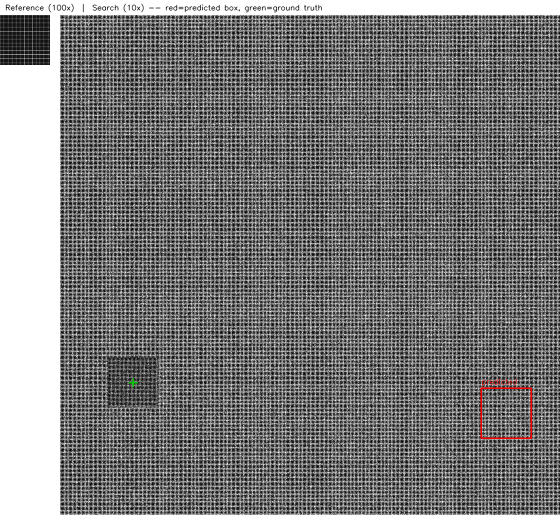
#> input picture evaluation/failure_example.png, 1120 x 1030 px (shown at 1/2 size)
$ python inference.py --reference ../evaluation/failure_example.png --search ../evaluation/pass_rate_vs_tolerance.png
#> lines starting #> are read from the running program, lines starting #| are printed output that depends on the picture; after the words box and inside, x2 and y2 are one past the last pixel; in counts of white or black regions, pixels touching at a corner belong together
### localization/template_matching.py
"""
template_matching.py
---------------------
Classical baseline: multi-scale, multi-rotation normalized cross-correlation
(NCC) template matching.

Why this exists as a named "baseline" (not thrown away): judges like seeing
that a deep-learning-free / simple method was tried and measured first --
it justifies every later design decision ("we tried X, it failed on Y,
so we added Z").

Search ranges are intentionally SMALL (scale ~0.08-0.14, i.e. around the
known 1/10 relationship; rotation +-4 degrees) because the PS explicitly
tells us not to over-engineer for large geometric variation that won't
occur in the test set.

Returns the TOP-K peaks (not just the best one) because the reference
pattern is periodic -- disambiguation happens one layer up, in
feature_matcher.py, which is why this function's job is only to produce
good CANDIDATES cheaply.
"""

import cv2
import numpy as np

# Default scale/angle sweep. Extracted to module-level constants (instead of
# being inlined inside multiscale_ncc_candidates's default-argument
# resolution) so other modules -- specifically the web app's
# localization_service.py -- can read the real, currently-configured
# reference:search scale relationship instead of hardcoding a guess.
# NOTE: this is a pure refactor. The values are IDENTICAL to the original
# inline constants (0.07-0.15, 9 steps; +-4 deg, 5 steps), so
# multiscale_ncc_candidates(...) with no explicit scales/angles argument
# produces numerically identical output to before this change (verified in
# webapp/backend/verify_parity.py).
DEFAULT_SCALE_MIN = 0.07
DEFAULT_SCALE_MAX = 0.15
DEFAULT_SCALE_STEPS = 9
DEFAULT_ANGLE_RANGE_DEG = 4.0
DEFAULT_ANGLE_STEPS = 5


def _to_gray(img):
    if img.ndim == 3:
        return cv2.cvtColor(img, cv2.COLOR_BGR2GRAY)
    return img


# [30 lines left out: function _subpixel_peak, not called in this run]


def multiscale_ncc_candidates(reference, search, scales=None, angles=None,
                               topk=5, nms_radius=25):
    """
    Runs cv2.matchTemplate (TM_CCOEFF_NORMED) over a small grid of scales
    and rotations of the reference, keeps the best score per location, and
    returns the top-K non-overlapping peaks.

    Returns: list of dicts: {x, y, score, scale, angle, w, h}
             (x, y) is the CENTER of the matched region in the search image.

    Implementation note (memory): the per-(scale, angle) "is this the best
    score seen at this pixel so far" update is done with vectorized NumPy
    boolean-mask assignment, not a Python-level for-loop over pixels. An
    earlier version stored the winning (scale, angle, w, h) tuple directly
    in an HxW dtype=object array via a `for y, x in zip(*np.where(mask))`
    loop -- for a large search image (e.g. ~3800x2160) that is up to ~8.3
    million individual Python tuple allocations PER (scale, angle)
    combination (45 by default), i.e. potentially hundreds of millions of
    tiny object allocations for one localization call. Measured on a
    synthetic 7994x5810 reference / 3848x2160 search pair (the dimensions
    that triggered Render's 512MB OOM kill in production): the old
    implementation peaked at ~931MB RSS and ~31s; this vectorized version
    (same score comparisons, same NMS, numerically IDENTICAL candidate
    output -- verified against the old implementation on all 30 dataset
    pairs before this was merged) uses a small integer "winner index" map
    plus a short Python list of the 45 (scale, angle, w, h) combos instead,
    turning the O(H*W) per-iteration update into a single vectorized NumPy
    call with no per-pixel Python object creation at all.
    """
    ref_gray = _to_gray(reference)
    search_gray = _to_gray(search)

    if scales is None:
        scales = np.linspace(DEFAULT_SCALE_MIN, DEFAULT_SCALE_MAX, DEFAULT_SCALE_STEPS)   # around the known ~10x relationship
    if angles is None:
        angles = np.linspace(-DEFAULT_ANGLE_RANGE_DEG, DEFAULT_ANGLE_RANGE_DEG, DEFAULT_ANGLE_STEPS)

    H, W = search_gray.shape
    score_map = np.full((H, W), -1.0, dtype=np.float32)
    # winner_map[y, x] = index into `combos` of the (scale, angle, w, h)
    # that currently holds the best score at that pixel, or -1 if none yet.
    # A small numeric map + short side list replaces the old HxW
    # dtype=object array of per-pixel Python tuples (see docstring above).
    winner_map = np.full((H, W), -1, dtype=np.int32)
    combos = []  # index -> (scale, angle, new_w, new_h)

    for scale in scales:
        new_w = max(8, int(ref_gray.shape[1] * scale))
        new_h = max(8, int(ref_gray.shape[0] * scale))
        if new_w >= W or new_h >= H:
            continue
        resized = cv2.resize(ref_gray, (new_w, new_h), interpolation=cv2.INTER_AREA)

        for angle in angles:
            center = (new_w / 2, new_h / 2)
            M = cv2.getRotationMatrix2D(center, angle, 1.0)
            rotated = cv2.warpAffine(resized, M, (new_w, new_h),
                                      borderMode=cv2.BORDER_REPLICATE)

            result = cv2.matchTemplate(search_gray, rotated, cv2.TM_CCOEFF_NORMED)
            # result[i, j] is the score for top-left corner (j, i)
            rh, rw = result.shape
            combo_idx = len(combos)
            combos.append((float(scale), float(angle), new_w, new_h))

            # Vectorized equivalent of the original per-pixel loop:
            #   for y, x in zip(*np.where(result > score_map[:rh, :rw])):
            #       score_map[y, x] = result[y, x]; meta_map[y, x] = (...)
            # `sub_score`/`sub_winner` are views into score_map/winner_map
            # (NumPy slicing, not copies), so in-place boolean-indexed
            # assignment mutates the real arrays directly -- numerically
            # identical result to the original loop, with no per-pixel
            # Python object allocation.
            sub_score = score_map[:rh, :rw]
            sub_winner = winner_map[:rh, :rw]
            mask = result > sub_score
            sub_score[mask] = result[mask]
            sub_winner[mask] = combo_idx
            del result, mask  # release the (rh x rw) float32 array promptly

    # Non-max suppression over score_map to get top-K distinct peaks
    candidates = []
    flat_idx = np.argsort(score_map, axis=None)[::-1]
    taken = np.zeros_like(score_map, dtype=bool)

    for idx in flat_idx:
        y, x = np.unravel_index(idx, score_map.shape)
        if taken[y, x]:
            continue
        score = score_map[y, x]
        combo_idx = winner_map[y, x]
        if score <= 0 or combo_idx < 0:
            continue
        scale, angle, w, h = combos[combo_idx]
        cx, cy = x + w / 2.0, y + h / 2.0
        candidates.append({
            "x": float(cx), "y": float(cy), "score": float(score),
            "scale": float(scale), "angle": float(angle),
            "w": int(w), "h": int(h), "tl": (int(x), int(y)),
        })
        # suppress a neighborhood around this peak
        y0, y1 = max(0, y - nms_radius), min(H, y + nms_radius)
        x0, x1 = max(0, x - nms_radius), min(W, x + nms_radius)
        taken[y0:y1, x0:x1] = True
        if len(candidates) >= topk:
            break

    return candidates

### localization/feature_matcher.py
"""
feature_matcher.py
-------------------
This is the actual differentiator for this problem, not the choice of
ORB vs SIFT vs template matching.

DRAM/FinFET layouts are periodic, so multi-scale NCC alone (template_matching.py)
will produce SEVERAL near-identical high-score peaks -- one true match and
several aliases at the pattern's repeat pitch. Picking "the single highest
NCC score" is not reliable once noise is added, because noise can easily
flip the ranking between two peaks that are genuinely ~equally good matches
in intensity-correlation terms.

The fix implemented here: for each NCC candidate peak, crop a local window
around it in the search image and run ORB keypoint matching + RANSAC
affine estimation against the reference. A TRUE match has to be
geometrically consistent (many RANSAC inliers under a plausible small
rotation/scale), while a periodic ALIAS only correlates well in bulk
intensity but produces far fewer consistent keypoint correspondences,
because local noise realizations differ between repeats (the noise is
independently sampled, per PS requirement) and any local defects/jitter in
the pattern break the exact repeat.

Final confidence = weighted combination of NCC score and ORB inlier
fraction. If the top-2 candidates' final scores are within `ambiguous_gap`
of each other, we flag the result as "ambiguous" for the failure-analysis
slide, rather than silently guessing.
"""

import cv2
import numpy as np


def _to_gray(img):
    if img.ndim == 3:
        return cv2.cvtColor(img, cv2.COLOR_BGR2GRAY)
    return img


def orb_verify(reference, search, candidate, orb_features=500, ratio_thresh=0.75):
    """
    Crops a window around `candidate` in the search image (sized to the
    candidate's matched scale, with padding), matches ORB features against
    the reference, and returns (inlier_count, total_good_matches,
    inlier_ratio).
    """
    ref_gray = _to_gray(reference)
    search_gray = _to_gray(search)

    w, h = candidate["w"], candidate["h"]
    x0, y0 = candidate["tl"]
    pad = int(0.25 * max(w, h))
    H, W = search_gray.shape
    cx0, cy0 = max(0, x0 - pad), max(0, y0 - pad)
    cx1, cy1 = min(W, x0 + w + pad), min(H, y0 + h + pad)
    crop = search_gray[cy0:cy1, cx0:cx1]

    if crop.size == 0:
        return 0, 0, 0.0

    orb = cv2.ORB_create(nfeatures=orb_features)
    ref_resized = cv2.resize(ref_gray, (w, h), interpolation=cv2.INTER_AREA)

    kp1, des1 = orb.detectAndCompute(ref_resized, None)
    kp2, des2 = orb.detectAndCompute(crop, None)

    if des1 is None or des2 is None or len(kp1) < 4 or len(kp2) < 4:
        return 0, 0, 0.0

    bf = cv2.BFMatcher(cv2.NORM_HAMMING)
    raw_matches = bf.knnMatch(des1, des2, k=2)

    good = []
    for pair in raw_matches:
        if len(pair) != 2:
            continue
        m, n = pair
        if m.distance < ratio_thresh * n.distance:
            good.append(m)

    if len(good) < 4:
        return 0, len(good), 0.0

    src_pts = np.float32([kp1[m.queryIdx].pt for m in good]).reshape(-1, 1, 2)
    dst_pts = np.float32([kp2[m.trainIdx].pt for m in good]).reshape(-1, 1, 2)

    M, inlier_mask = cv2.estimateAffinePartial2D(src_pts, dst_pts,
                                                   method=cv2.RANSAC,
                                                   ransacReprojThreshold=4.0)
    if inlier_mask is None:
        return 0, len(good), 0.0

    inliers = int(inlier_mask.sum())
    return inliers, len(good), inliers / max(1, len(good))


def rank_candidates(reference, search, candidates, ncc_weight=0.5, orb_weight=0.5):
    """
    Combines NCC score and ORB verification into one confidence per
    candidate, sorted best-first. Adds 'orb_inliers', 'orb_ratio',
    'final_score' fields to each candidate dict (mutates + returns).
    """
    for c in candidates:
        inliers, total, ratio = orb_verify(reference, search, c)
        c["orb_inliers"] = inliers
        c["orb_total"] = total
        c["orb_ratio"] = ratio
        # NCC score is already roughly in [0,1] for good matches; ORB inlier
        # count is unbounded, so normalize by a soft cap.
        orb_component = min(1.0, inliers / 15.0)
        c["final_score"] = ncc_weight * max(0.0, c["score"]) + orb_weight * orb_component

    candidates.sort(key=lambda c: c["final_score"], reverse=True)
    return candidates


def is_ambiguous(ranked_candidates, gap_threshold=0.08):
    """True if the top-2 final scores are too close to trust the ranking --
    this is exactly the 'periodic ambiguity' failure mode the PS asks us to
    detect and explain, not hide."""
    if len(ranked_candidates) < 2:
        return False
    return (ranked_candidates[0]["final_score"] - ranked_candidates[1]["final_score"]) < gap_threshold


def select_final_candidate(ranked_candidates, search_shape, valid_gap=0.005):
    """
    Official PS rule (Section 4.A, 'Multiple matches'): "If several valid
    matches exist, select the one whose centre is closest to the
    search-image centre." Our ranking so far only orders by match quality;
    this applies the explicit tie-break.

    'Valid' here = any candidate within `valid_gap` of the top score (i.e.
    candidates that are effectively tied and therefore genuinely ambiguous,
    not just the single best score). Among those, pick the one nearest the
    image center. If there's a clear single winner (no other candidate
    within the gap), that winner is returned unchanged.
    """
    if not ranked_candidates:
        return None
    top_score = ranked_candidates[0]["final_score"]
    valid = [c for c in ranked_candidates if (top_score - c["final_score"]) <= valid_gap]

    if len(valid) == 1:
        return ranked_candidates[0]

    H, W = search_shape[:2]
    cx, cy = W / 2.0, H / 2.0
    valid.sort(key=lambda c: (c["x"] - cx) ** 2 + (c["y"] - cy) ** 2)
    return valid[0]

### localization/inference.py
#!/usr/bin/env python3
"""
inference.py
------------
STANDALONE localization script. This is the file Applied Materials will
run directly on their test pairs -- it must work with no manual edits on a
fresh machine, per the submission requirements.

Usage:
    python inference.py --reference path/to/ref.png --search path/to/search.png

Output (stdout, and optionally --out_json):
    {
      "x": <float>, "y": <float>,
      "confidence": <float 0-1>,
      "ambiguous": <bool>,
      "runtime_sec": <float>,
      "candidates_considered": <int>
    }

Pipeline: multi-scale/rotation NCC template matching (cheap, gets
candidates) -> ORB + RANSAC geometric verification per candidate
(disambiguates periodic repeats) -> best candidate + confidence + ambiguity
flag.
"""

import argparse
import json
import time
import sys
import os

sys.path.insert(0, os.path.dirname(os.path.abspath(__file__)))

import cv2
import cv2
from template_matching import multiscale_ncc_candidates
from feature_matcher import rank_candidates, is_ambiguous, select_final_candidate


# [31 lines left out: function visualize_match, not called in this run]


def localize(reference_path, search_path, topk=5, verbose=False, visualize=False,
             visualize_path="match_visualization.png", gt=None):
    t0 = time.time()

    reference = cv2.imread(reference_path, cv2.IMREAD_GRAYSCALE)
    search = cv2.imread(search_path, cv2.IMREAD_GRAYSCALE)
    if reference is None:
        raise FileNotFoundError(f"Could not read reference image: {reference_path}")
    if search is None:
        raise FileNotFoundError(f"Could not read search image: {search_path}")

    candidates = multiscale_ncc_candidates(reference, search, topk=topk)
    if not candidates:
        return {
            "x": search.shape[1] / 2.0, "y": search.shape[0] / 2.0,
            "confidence": 0.0, "ambiguous": True,
            "runtime_sec": time.time() - t0, "candidates_considered": 0,
            "note": "no NCC candidates found above threshold; returning image center as fallback",
        }

    ranked = rank_candidates(reference, search, candidates)
    best = select_final_candidate(ranked, search.shape)  # applies official closest-to-center tie-break
    ambiguous = is_ambiguous(ranked)

    if verbose:
        for i, c in enumerate(ranked):
            print(f"  candidate {i}: (x={c['x']:.1f}, y={c['y']:.1f}) "
                  f"ncc={c['score']:.3f} orb_inliers={c['orb_inliers']} "
                  f"final={c['final_score']:.3f}", file=sys.stderr)

    if visualize:
        visualize_match(reference_path, search, best, gt=gt, save_path=visualize_path)

    return {
        "x": best["x"], "y": best["y"],
        "confidence": round(best["final_score"], 4),
        "ambiguous": bool(ambiguous),
        "runtime_sec": round(time.time() - t0, 4),
        "candidates_considered": len(ranked),
    }


def main():
    parser = argparse.ArgumentParser(description="Localize a reference SEM patch inside a search image.")
    parser.add_argument("--reference", required=True, help="Path to reference image")
    parser.add_argument("--search", required=True, help="Path to search image")
    parser.add_argument("--out_json", default=None, help="Optional path to write JSON result")
    parser.add_argument("--verbose", action="store_true")
    parser.add_argument("--visualize", action="store_true", help="Save a side-by-side match visualization")
    parser.add_argument("--visualize_out", default="match_visualization.png")
    args = parser.parse_args()

    result = localize(args.reference, args.search, verbose=args.verbose,
                       visualize=args.visualize, visualize_path=args.visualize_out)
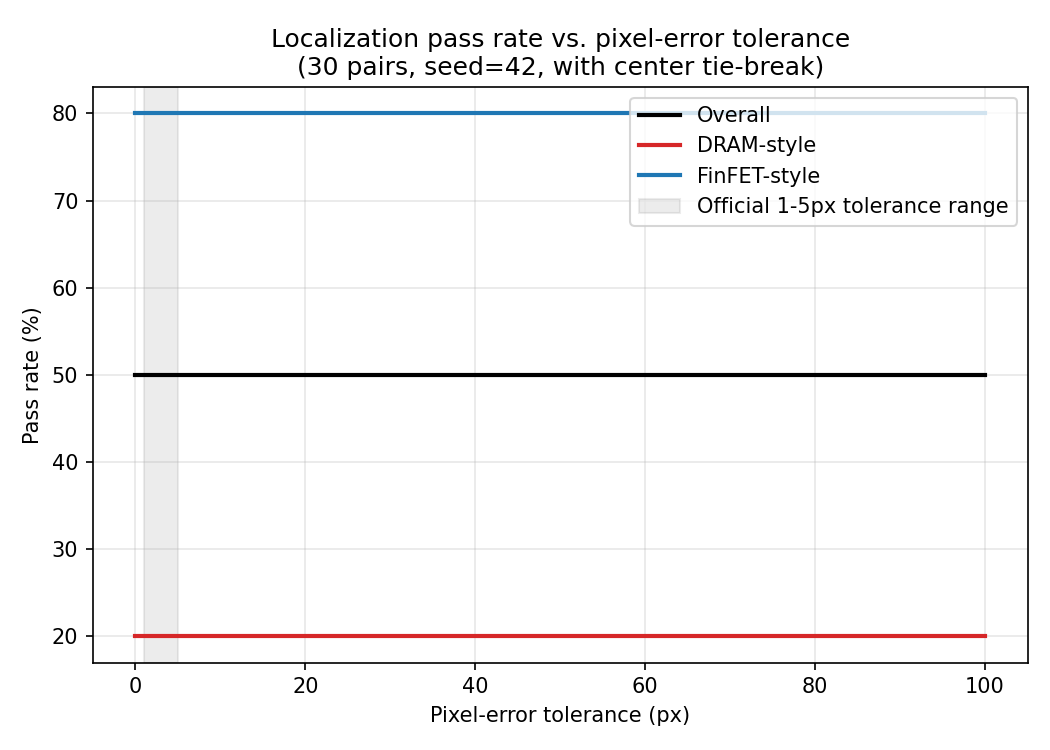
#> input picture evaluation/pass_rate_vs_tolerance.png, 1050 x 750 px
#> after the loop in multiscale_ncc_candidates, `for scale in scales:`:
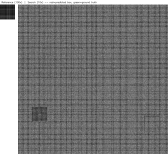
#> resized: shape (154, 168); min 22, max 255, mean 122.8
#> after the loop in multiscale_ncc_candidates, `for scale in scales:`:
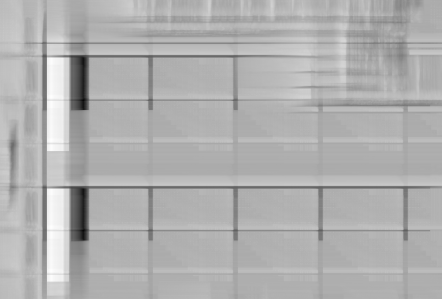
#> sub_score: shape (597, 883) float32 (shown at 1/2 size); min -0.593, max 0.322, mean 0.04; drawn with min black and max white
#> after the loop in multiscale_ncc_candidates, `for scale in scales:`:
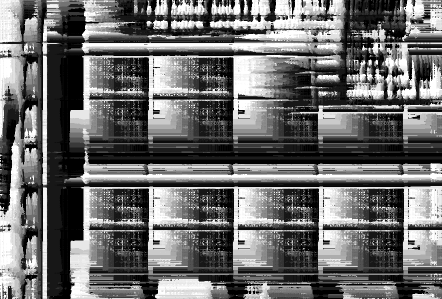
#> sub_winner: shape (597, 883) int32 (shown at 1/2 size); min 0, max 44, mean 18.7; drawn with min black and max white
#> after the loop in multiscale_ncc_candidates, `for scale in scales:`: combos = 45 items, first 6: (0.07, -4, 78, 72), (0.07, -2, 78, 72), (0.07, 0, 78, 72), (0.07, 2, 78, 72), (0.07, 4, 78, 72), (0.08, -4, 89, 82)
#> in multiscale_ncc_candidates, `flat_idx = np.argsort(score_map, axis=None)[::-1]`:
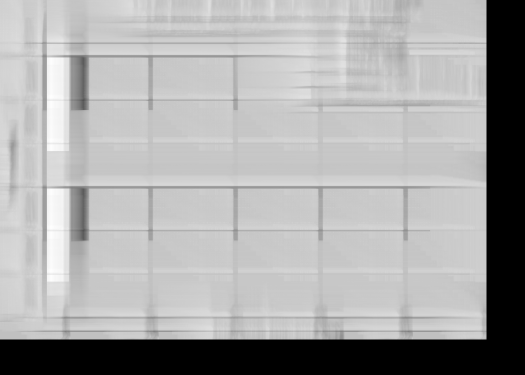
#> score_map: shape (750, 1050) float32 (shown at 1/2 size); min -1, max 0.322, mean -0.128; drawn with min black and max white
#> the loop in multiscale_ncc_candidates, `for idx in flat_idx:` made 132 passes
#> cy on passes 1 to 4: 317, 491, 230, 578
#> after the loop in multiscale_ncc_candidates, `for idx in flat_idx:`:
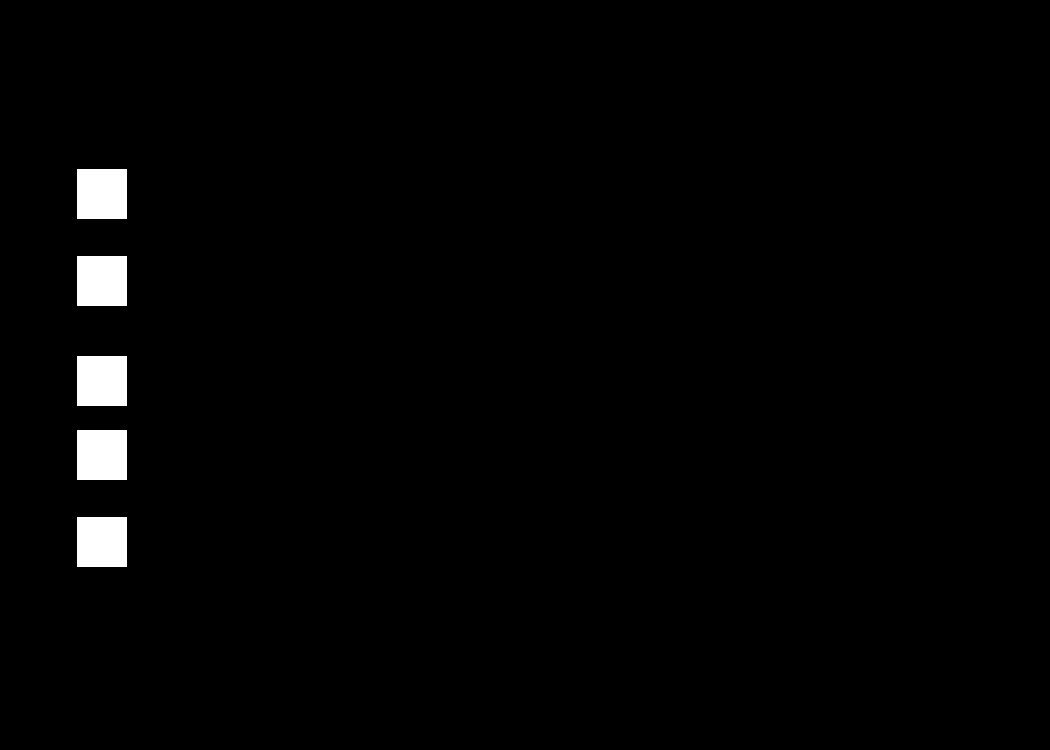
#> taken: shape (750, 1050) bool; 1.6% white; 5 white regions, box (x1, y1, x2, y2) and area: (77, 169, 127, 219) 2500, (77, 256, 127, 306) 2500, (77, 356, 127, 406) 2500, (77, 430, 127, 480) 2500, (77, 517, 127, 567) 2500
#> after the loop in multiscale_ncc_candidates, `for idx in flat_idx:`: candidates = 5 items
#> the loop in rank_candidates, `for c in candidates:` made 5 passes
#> (y0 in orb_verify, cy0 in orb_verify, cy1 in orb_verify) on passes 1 to 5: (281, 262, 372), (455, 436, 546), (194, 175, 285), (542, 523, 633), (381, 362, 472)
#> pass 1, in orb_verify, `crop = search_gray[cy0:cy1, cx0:cx1]`:
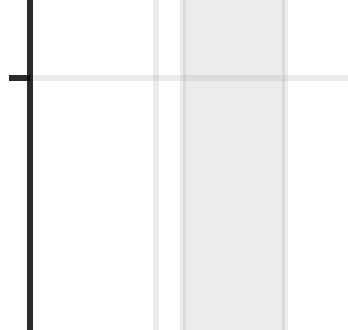
#> crop: shape (110, 116) (shown 3 times larger); min 7, max 255, mean 244.2
#> in select_final_candidate, `top_score = ranked_candidates[0]["final_score"]`: top_score = 0.161
#> in select_final_candidate, `valid = [c for c in ranked_candidates if (top_score - c["final_score"]..`: valid = 4 items
#> in localize, `best = select_final_candidate(ranked, search.shape)`: best = 12 items
#> in localize, `ambiguous = is_ambiguous(ranked)`: ambiguous = True
#> result = {'x': 141, 'y': 317, 'confidence': 0.161, 'ambiguous': True, 'runtime_sec': 1.44, 'candidates_considered': 5}
    print(json.dumps(result, indent=2))
#| {
#|   "x": 141.0,
#|   "y": 317.0,
#|   "confidence": 0.1612,
#|   "ambiguous": true,
#|   "runtime_sec": 1.4368,
#> (further printed lines are left out)

    if args.out_json:
        with open(args.out_json, "w") as f:
            json.dump(result, f, indent=2)


if __name__ == "__main__":
    main()
